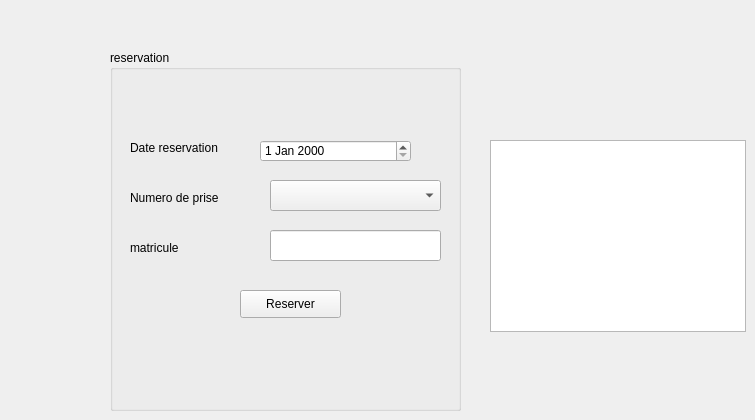
      <widget class="QWidget" name="Reservation_4">
       <attribute name="title">
        <string>Reservation</string>
       </attribute>
       <widget class="QGroupBox" name="groupBox">
        <property name="geometry">
         <rect>
          <x>110</x>
          <y>50</y>
          <width>351</width>
          <height>361</height>
         </rect>
        </property>
        <property name="title">
         <string>reservation</string>
        </property>
        <widget class="QLabel" name="label_date_reserv">
         <property name="geometry">
          <rect>
           <x>20</x>
           <y>90</y>
           <width>111</width>
           <height>16</height>
          </rect>
         </property>
         <property name="text">
          <string>Date reservation</string>
         </property>
        </widget>
        <widget class="QPushButton" name="pushButton_Reserver">
         <property name="geometry">
          <rect>
           <x>130</x>
           <y>240</y>
           <width>101</width>
           <height>28</height>
          </rect>
         </property>
         <property name="styleSheet">
          <string notr="true">/*QPushButton {

	border :2px solid gray ;
	border-radius: 10px;
	padding :0 8px;
	background: rgb(207,181,59);
background:rgb(255,215,0);
}*/
</string>
         </property>
         <property name="text">
          <string>Reserver</string>
         </property>
        </widget>
        <widget class="QComboBox" name="comboBox_nprise">
         <property name="geometry">
          <rect>
           <x>160</x>
           <y>130</y>
           <width>171</width>
           <height>31</height>
          </rect>
         </property>
        </widget>
        <widget class="QLabel" name="label_numprise">
         <property name="geometry">
          <rect>
           <x>20</x>
           <y>140</y>
           <width>101</width>
           <height>16</height>
          </rect>
         </property>
         <property name="text">
          <string>Numero de prise</string>
         </property>
        </widget>
        <widget class="QLabel" name="label_numprise_2">
         <property name="geometry">
          <rect>
           <x>20</x>
           <y>190</y>
           <width>101</width>
           <height>16</height>
          </rect>
         </property>
         <property name="text">
          <string>matricule</string>
         </property>
        </widget>
        <widget class="QLineEdit" name="lineEdit_matricule">
         <property name="geometry">
          <rect>
           <x>160</x>
           <y>180</y>
           <width>171</width>
           <height>31</height>
          </rect>
         </property>
        </widget>
        <widget class="QDateEdit" name="dateEdit">
         <property name="geometry">
          <rect>
           <x>150</x>
           <y>90</y>
           <width>151</width>
           <height>22</height>
          </rect>
         </property>
        </widget>
       </widget>
       <widget class="QTableView" name="tableView_2">
        <property name="geometry">
         <rect>
          <x>490</x>
          <y>140</y>
          <width>256</width>
          <height>192</height>
         </rect>
        </property>
       </widget>
      </widget>
